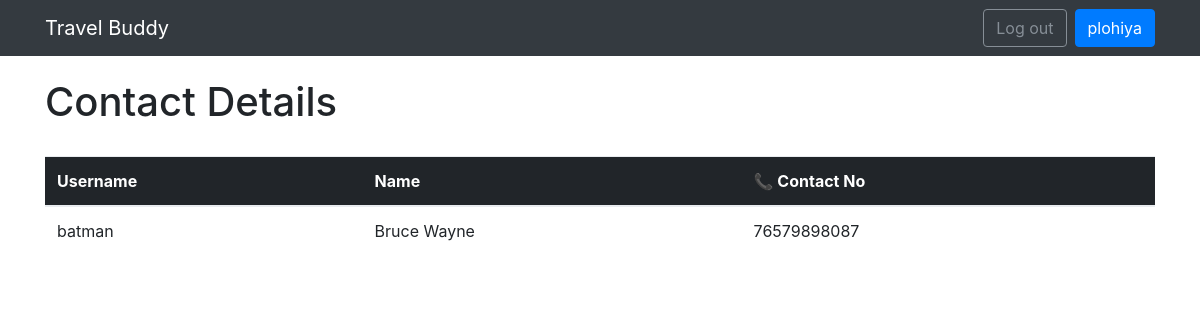
The page /contact_details/7/ (signed in) on the database its author committed.
### cabshare/models.py (models this page shows)
class User_details(models.Model):
    first_name = models.CharField(max_length=20)
    last_name = models.CharField(max_length=20)
    gender = models.CharField(max_length=1) # male = m, female = f, other = o
    dob = models.DateField()
    contact_no = models.IntegerField()
    contact_sharing = models.BooleanField(default=False)
    user = models.ForeignKey(User, related_name='user')

### cabshare/views.py (the view)
# urls.py: url(r'^contact_details/(?P<pk>\d+)/$', views.contact_details, name='contact_details'),
@login_required(login_url='/login')
def contact_details(request, pk):
    current_user = Passengers.objects.get(user = request.user, of_cab = pk)
    if current_user.approval_status == 'a':
        cab = get_object_or_404(Cab, id=pk)
        passengers = list(Passengers.objects.filter(of_cab=pk, approval_status='a'))
        for passenger in passengers:
            passenger_contact_details = list(User_details.objects.filter(user = passenger.user))
        return render(request, 'contact_details.html', {'cab': cab, 'passengers': passengers, 'passenger_contact_details': passenger_contact_details})
    return render(request, 'not_authorized.html')

### templates/contact_details.html
{% extends "base.html" %}
{% block content %}
<br>
<div class="container">
    <h1> Contact Details </h1>
    <br>
    <table class="table center">
        <thead class="thead-inverse">
            <tr>
                <th>Username</th>
                <th>Name</th>
                <th>📞 Contact No</th>
            </tr>
        </thead>
        <tbody>
            {% for passenger in passenger_contact_details %}
            <tr>
                <td class="align-middle"> {{ passenger.user  }} </td>
                <td class="align-middle"> {{ passenger.first_name }} {{passenger.last_name }}</td>
                <td class="align-middle"> {{ passenger.contact_no }}</td>
            </tr>
            {% endfor %}
        </tbody>
    </table>
</div>
{% endblock %}

### templates/base.html (shortened to what this page needs)
{% load static %}<!DOCTYPE html>
<html>
  <head>
    <link rel="stylesheet" href="{% static 'css/bootstrap.min.css' %}">
  </head>
  <body>
    <nav class="navbar navbar-expand-lg navbar-dark bg-dark">
      <div class="container">
        <a class="navbar-brand" href="{% url 'view_cabs' %}">Travel Buddy</a>
          <div class="" id="mainMenu">
              {% if user.is_authenticated %}
                <form class="form-inline ml-auto">
                  <a href="{% url 'logout' %}" class="btn btn-outline-secondary">Log out</a>
                  <a href="#" class="btn btn-primary ml-2">{{ user.username }}</a>
                </form>
              {% else %}
                <form class="form-inline ml-auto">
                  <a href="{% url 'login' %}" class="btn btn-outline-secondary">Log in</a>
                  <a href="{% url 'signup' %}" class="btn btn-primary ml-2">Sign up</a>
                </form>
              {% endif %}
            </div>
      </div>
    </nav>
      {% block content %}
      {% endblock %}
  </body>
</html>

### rows shown on the page
User_details: user "batman", first_name "Bruce", last_name "Wayne", contact_no "76579898087"

### other values the page prints
{{ user.username }} "plohiya"
